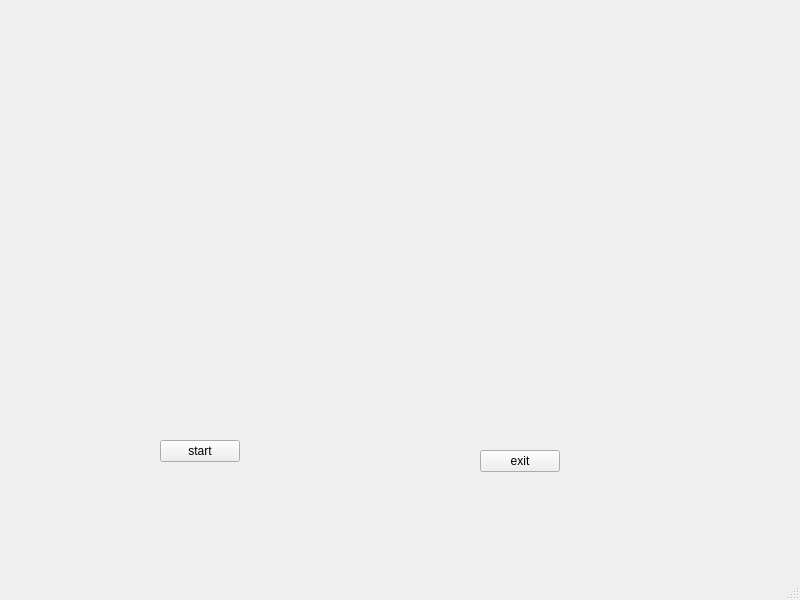
<?xml version="1.0" encoding="UTF-8"?>
<ui version="4.0">
 <class>MainWindow</class>
 <widget class="QMainWindow" name="MainWindow">
  <property name="geometry">
   <rect>
    <x>0</x>
    <y>0</y>
    <width>800</width>
    <height>600</height>
   </rect>
  </property>
  <property name="windowTitle">
   <string>MainWindow</string>
  </property>
  <widget class="QWidget" name="centralwidget">
   <widget class="QPushButton" name="pushButton">
    <property name="geometry">
     <rect>
      <x>160</x>
      <y>440</y>
      <width>80</width>
      <height>22</height>
     </rect>
    </property>
    <property name="text">
     <string>start</string>
    </property>
   </widget>
   <widget class="QPushButton" name="pushButton_2">
    <property name="geometry">
     <rect>
      <x>480</x>
      <y>450</y>
      <width>80</width>
      <height>22</height>
     </rect>
    </property>
    <property name="text">
     <string>exit</string>
    </property>
   </widget>
  </widget>
  <widget class="QMenuBar" name="menubar">
   <property name="geometry">
    <rect>
     <x>0</x>
     <y>0</y>
     <width>800</width>
     <height>19</height>
    </rect>
   </property>
  </widget>
  <widget class="QStatusBar" name="statusbar"/>
 </widget>
 <resources/>
 <connections/>
</ui>
